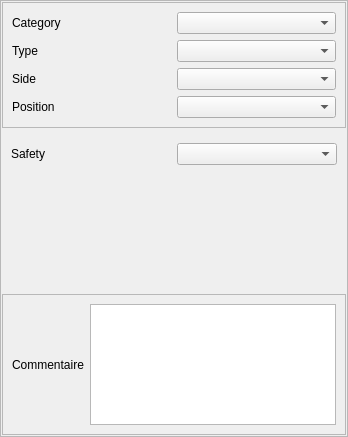
<?xml version="1.0" encoding="UTF-8"?>
<ui version="4.0">
 <class>Form_base3_levee</class>
 <widget class="QWidget" name="Form_base3_levee">
  <property name="geometry">
   <rect>
    <x>0</x>
    <y>0</y>
    <width>348</width>
    <height>437</height>
   </rect>
  </property>
  <property name="windowTitle">
   <string>Form</string>
  </property>
  <layout class="QGridLayout" name="gridLayout_3">
   <property name="leftMargin">
    <number>0</number>
   </property>
   <property name="topMargin">
    <number>0</number>
   </property>
   <property name="rightMargin">
    <number>0</number>
   </property>
   <property name="bottomMargin">
    <number>0</number>
   </property>
   <item row="0" column="0">
    <widget class="QFrame" name="frame_2">
     <property name="frameShape">
      <enum>QFrame::StyledPanel</enum>
     </property>
     <property name="frameShadow">
      <enum>QFrame::Raised</enum>
     </property>
     <layout class="QVBoxLayout" name="verticalLayout_4">
      <property name="leftMargin">
       <number>1</number>
      </property>
      <property name="topMargin">
       <number>1</number>
      </property>
      <property name="rightMargin">
       <number>1</number>
      </property>
      <property name="bottomMargin">
       <number>1</number>
      </property>
      <item>
       <widget class="QFrame" name="frame">
        <property name="frameShape">
         <enum>QFrame::StyledPanel</enum>
        </property>
        <property name="frameShadow">
         <enum>QFrame::Raised</enum>
        </property>
        <layout class="QGridLayout" name="gridLayout">
         <item row="0" column="1">
          <widget class="QComboBox" name="equipmentcategory"/>
         </item>
         <item row="0" column="0">
          <widget class="QLabel" name="label_11">
           <property name="text">
            <string>Category</string>
           </property>
          </widget>
         </item>
         <item row="1" column="0">
          <widget class="QLabel" name="label_3">
           <property name="text">
            <string>Type</string>
           </property>
          </widget>
         </item>
         <item row="2" column="0">
          <widget class="QLabel" name="label_4">
           <property name="text">
            <string>Side</string>
           </property>
          </widget>
         </item>
         <item row="3" column="0">
          <widget class="QLabel" name="label_12">
           <property name="text">
            <string>Position</string>
           </property>
          </widget>
         </item>
         <item row="1" column="1">
          <widget class="QComboBox" name="equipmenttype"/>
         </item>
         <item row="2" column="1">
          <widget class="QComboBox" name="side"/>
         </item>
         <item row="3" column="1">
          <widget class="QComboBox" name="position"/>
         </item>
        </layout>
       </widget>
      </item>
      <item>
       <widget class="QStackedWidget" name="stackedWidget">
        <property name="currentIndex">
         <number>1</number>
        </property>
        <widget class="QWidget" name="page">
         <layout class="QGridLayout" name="gridLayout_4">
          <item row="3" column="0">
           <widget class="QLabel" name="label_8">
            <property name="text">
             <string>Height / Ø</string>
            </property>
           </widget>
          </item>
          <item row="2" column="0">
           <widget class="QLabel" name="label_7">
            <property name="text">
             <string>Usage</string>
            </property>
           </widget>
          </item>
          <item row="3" column="2">
           <widget class="QToolButton" name="toolButton_calch">
            <property name="text">
             <string/>
            </property>
            <property name="icon">
             <iconset>
              <normaloff>:/plugins/Lamia/icons/numpad.png</normaloff>:/plugins/Lamia/icons/numpad.png</iconset>
            </property>
           </widget>
          </item>
          <item row="1" column="1">
           <widget class="QComboBox" name="flowtype"/>
          </item>
          <item row="0" column="0">
           <widget class="QLabel" name="label_5">
            <property name="text">
             <string>Location</string>
            </property>
           </widget>
          </item>
          <item row="0" column="1">
           <widget class="QComboBox" name="location"/>
          </item>
          <item row="1" column="0">
           <widget class="QLabel" name="label_6">
            <property name="text">
             <string>Flowtype</string>
            </property>
           </widget>
          </item>
          <item row="2" column="1">
           <widget class="QComboBox" name="usage"/>
          </item>
          <item row="3" column="1">
           <widget class="QDoubleSpinBox" name="height">
            <property name="minimum">
             <double>-1.000000000000000</double>
            </property>
           </widget>
          </item>
          <item row="4" column="0">
           <widget class="QLabel" name="label_10">
            <property name="text">
             <string>Width</string>
            </property>
           </widget>
          </item>
          <item row="4" column="1">
           <widget class="QDoubleSpinBox" name="width">
            <property name="minimum">
             <double>-1.000000000000000</double>
            </property>
           </widget>
          </item>
          <item row="4" column="2">
           <widget class="QToolButton" name="toolButton__calcv">
            <property name="text">
             <string/>
            </property>
            <property name="icon">
             <iconset>
              <normaloff>:/plugins/Lamia/icons/numpad.png</normaloff>:/plugins/Lamia/icons/numpad.png</iconset>
            </property>
           </widget>
          </item>
         </layout>
        </widget>
        <widget class="QWidget" name="page_2">
         <layout class="QGridLayout" name="gridLayout_5">
          <item row="1" column="1">
           <widget class="QComboBox" name="safety"/>
          </item>
          <item row="1" column="0">
           <widget class="QLabel" name="label_14">
            <property name="text">
             <string>Safety</string>
            </property>
           </widget>
          </item>
          <item row="2" column="1">
           <spacer name="verticalSpacer_2">
            <property name="orientation">
             <enum>Qt::Vertical</enum>
            </property>
            <property name="sizeHint" stdset="0">
             <size>
              <width>20</width>
              <height>40</height>
             </size>
            </property>
           </spacer>
          </item>
         </layout>
        </widget>
       </widget>
      </item>
      <item>
       <widget class="QFrame" name="frame_3">
        <property name="frameShape">
         <enum>QFrame::StyledPanel</enum>
        </property>
        <property name="frameShadow">
         <enum>QFrame::Raised</enum>
        </property>
        <layout class="QGridLayout" name="gridLayout_2">
         <item row="0" column="1">
          <widget class="QTextBrowser" name="comment">
           <property name="readOnly">
            <bool>false</bool>
           </property>
          </widget>
         </item>
         <item row="0" column="0">
          <widget class="QLabel" name="label_9">
           <property name="text">
            <string>Commentaire</string>
           </property>
          </widget>
         </item>
        </layout>
       </widget>
      </item>
      <item>
       <spacer name="verticalSpacer">
        <property name="orientation">
         <enum>Qt::Vertical</enum>
        </property>
        <property name="sizeHint" stdset="0">
         <size>
          <width>20</width>
          <height>40</height>
         </size>
        </property>
       </spacer>
      </item>
     </layout>
    </widget>
   </item>
  </layout>
 </widget>
 <resources/>
 <connections/>
</ui>
